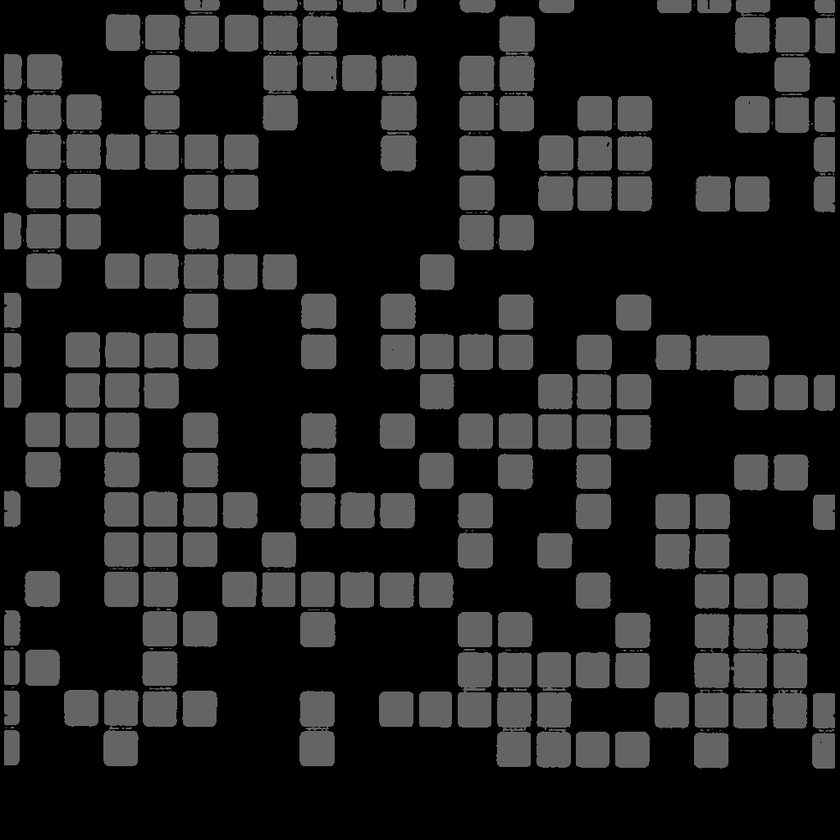
#> input picture coded aperture/1_b.png, 840 x 840 px, shrunk from 1024 x 1024 before the run, found by its file name
$ python eval.py
#> lines starting #> are read from the running program, lines starting #| are printed output that depends on the picture
from PIL import Image

# 打开灰度图像
image = Image.open("1_b.png")
#> image is the input picture: PIL image 840x840 L; min 0, max 137, mean 33.2

# 反转灰度图像
inverted_image = Image.eval(image, lambda x: 255 - x)
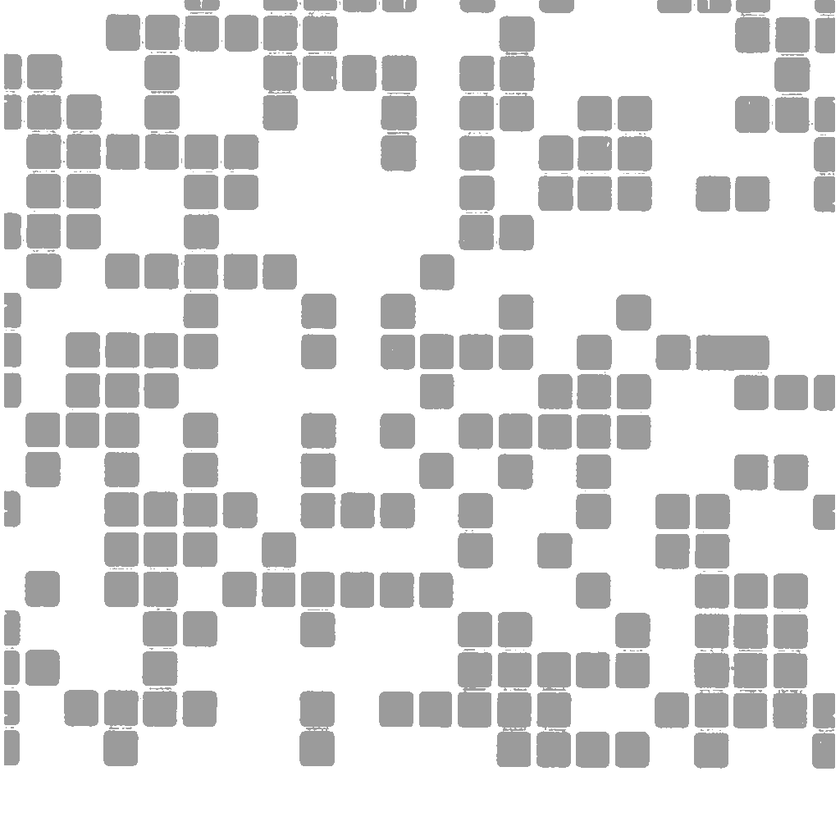
#> inverted_image: PIL image 840x840 L; min 118, max 255, mean 221.8

# 保存反转后的灰度图像
inverted_image.save("1_b1.png")
